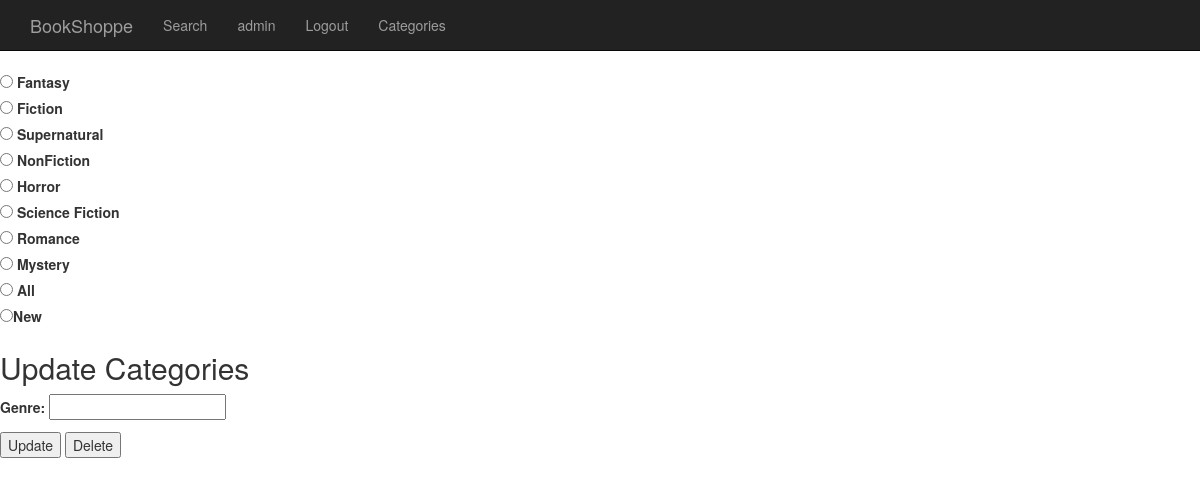
Screenshot of /categories.php (signed in) with the database file from the repository.
### tables this page shows
CREATE TABLE `genres` (
  `GenreId` int(10) NOT NULL,
  `Genre` varchar(20) NOT NULL
);

### categories.php (the view, shortened to what this page needs)
<?php
    require "header.php";
    $query = "SELECT * FROM genres;";
    $statement = $db->prepare($query);
    $statement->execute();
    $rows = $statement->fetchAll();
?>
<?php if($_SESSION["role"] == 2) : ?>
    <form action="#" method="POST">
        <div>
        <?php foreach($rows as $row) : ?>
            <div>
                <input type="radio" name="genre" value="<?= $row["Genre"]?>">
                <label for="<?= $row["Genre"]?>"><?= $row["Genre"]?></label>
            </div>
        <?php endforeach; ?>
            <input type="radio" name="genre" value="new"><label for="new">New</label>
        </div>
        <fieldset>
            <h2>Update Categories</h2>
            <p>
                <label for="newGenre">Genre:</label>
                <input name="newGenre" />
            </p>
            <p>
                <input type="submit" name="command" value="Update" />
                <input type="submit" name="command" value="Delete" />
            </p>
        </fieldset>
    </form>
<?php else :
    header("Location: index.php");
    exit();
    endif; ?>
  </body>
</html>

### header.php (shortened to what this page needs)
<!DOCTYPE html>
<html lang="en">
    <head>
        <link rel="stylesheet" href="bootstrap/css/bootstrap.min.css" type="text/css">
    </head>
    <body>
    <nav class="navbar navbar-inverse navbar-static-top">
        <div class="container">
            <div class="navbar-header">
                <div id="navbar" class="collapse navbar-collapse">
                    <ul class="nav navbar-nav">
                        <li>
                            <a class="navbar-brand" href="index.php">BookShoppe</a>
                        </li>
                        <li>
                            <a href="search.php">Search</a>
                        </li>
                        <?php if(isset($_SESSION["userId"])) : ?>
                            <li>
                                <a href="User.php"><?= ($_SESSION["username"]); ?></a>
                            </li>
                            <li>
                                <a href="logout.php">Logout</a>
                            </li>
                            <?php if($_SESSION["role"] == 2): ?>
                                <li>
                                    <a href="categories.php">Categories</a>
                                </li>
                            <?php endif; ?>
                        <?php endif; ?>
                    </ul>
                </div>
            </div>
        </div>
    </nav>

### rows the page displays
genres: Genre "Fantasy"
genres: Genre "Fiction"
genres: Genre "Supernatural"
genres: Genre "NonFiction"
genres: Genre "Horror"
genres: Genre "Science Fiction"
genres: Genre "Romance"
genres: Genre "Mystery"
genres: Genre "All"

### other values shown
$_SESSION["username"] "admin"
